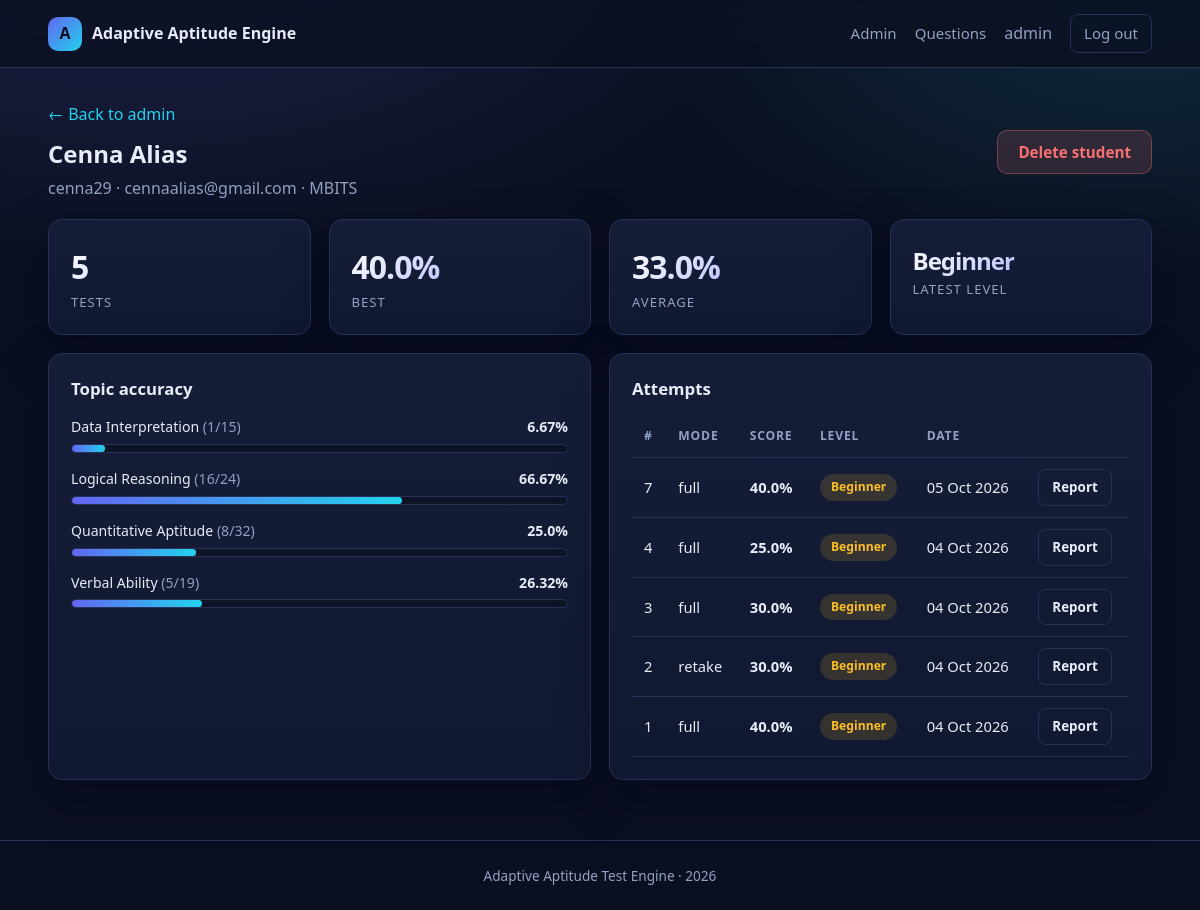
Page /admin/user/2 (signed in) on the committed database.
### models.py (models this page shows, shortened)
class User(db.Model):
    __tablename__ = "users"
    id = db.Column(db.Integer, primary_key=True)
    username = db.Column(db.String(64), unique=True, nullable=False)
    email = db.Column(db.String(120), unique=True, nullable=False)
    full_name = db.Column(db.String(120))
    college = db.Column(db.String(160))
    password_hash = db.Column(db.String(255), nullable=False)
    is_admin = db.Column(db.Boolean, default=False, nullable=False)
    created_at = db.Column(db.DateTime, default=datetime.utcnow)
    attempts = db.relationship("TestAttempt", backref="user", lazy=True,
                               cascade="all, delete-orphan")
    @property
    def completed_attempts(self):
        return [a for a in self.attempts if a.completed]
    @property
    def best_score(self):
        return max((a.percentage for a in self.completed_attempts), default=0.0)
    @property
    def avg_score(self):
        done = self.completed_attempts
        return round(sum(a.percentage for a in done) / len(done), 2) if done else 0.0

class Answer(db.Model):
    __tablename__ = "answers"
    id = db.Column(db.Integer, primary_key=True)
    attempt_id = db.Column(db.Integer, db.ForeignKey("test_attempts.id"), nullable=False, index=True)
    question_id = db.Column(db.Integer, db.ForeignKey("questions.id"), nullable=False)
    sequence = db.Column(db.Integer, default=0)
    topic = db.Column(db.String(60))
    difficulty = db.Column(db.String(10))
    selected_option = db.Column(db.String(1))
    is_correct = db.Column(db.Boolean, default=False)
    seconds = db.Column(db.Integer, default=0)
    question = db.relationship("Question")

class TestAttempt(db.Model):
    __tablename__ = "test_attempts"
    id = db.Column(db.Integer, primary_key=True)
    user_id = db.Column(db.Integer, db.ForeignKey("users.id"), nullable=False, index=True)
    mode = db.Column(db.String(20), default="full")        # full | retake
    focus_topics = db.Column(db.String(255))               # comma separated, retake mode
    total_questions = db.Column(db.Integer, default=0)
    correct_answers = db.Column(db.Integer, default=0)
    percentage = db.Column(db.Float, default=0.0)
    predicted_level = db.Column(db.String(20))
    level_confidence = db.Column(db.Float)
    time_taken = db.Column(db.Integer, default=0)          # seconds
    completed = db.Column(db.Boolean, default=False)
    started_at = db.Column(db.DateTime, default=datetime.utcnow)
    finished_at = db.Column(db.DateTime)
    answers = db.relationship("Answer", backref="attempt", lazy=True,
                              cascade="all, delete-orphan", order_by="Answer.sequence")
    def topic_breakdown(self):
        stats = {}
        for a in self.answers:
            s = stats.setdefault(a.topic, {"total": 0, "correct": 0})
            s["total"] += 1
            s["correct"] += 1 if a.is_correct else 0
        for s in stats.values():
            s["accuracy"] = round(s["correct"] * 100 / s["total"], 2) if s["total"] else 0.0
        return stats

### app.py (the view)
@app.route("/admin/user/<int:user_id>")
@admin_required
def admin_user(user_id):
    u = db.session.get(User, user_id)
    if not u:
        abort(404)
    attempts = sorted(u.completed_attempts, key=lambda a: a.finished_at or a.started_at, reverse=True)
    return render_template("admin_user.html", student=u, attempts=attempts,
                           topic_totals=aggregate_topics(attempts))

### app.py (called while the page is built)
def current_user():
    uid = session.get("user_id")
    return db.session.get(User, uid) if uid else None

def admin_required(view):
    @wraps(view)
    def wrapper(*a, **kw):
        u = current_user()
        if not u or not u.is_admin:
            flash("Superuser access required.", "danger")
            return redirect(url_for("admin_login"))
        return view(*a, **kw)
    return wrapper

def aggregate_topics(attempts):
    totals = {}
    for a in attempts:
        for t, s in a.topic_breakdown().items():
            d = totals.setdefault(t, {"total": 0, "correct": 0})
            d["total"] += s["total"]
            d["correct"] += s["correct"]
    for d in totals.values():
        d["accuracy"] = round(d["correct"] * 100 / d["total"], 2) if d["total"] else 0.0
    return totals

@app.context_processor
def inject_globals():
    return {"user": current_user(), "year": datetime.utcnow().year}

### templates/admin_user.html (shortened to what this page needs)
{% extends "base.html" %}
{% block body %}
<section class="page container">
  <div class="row-between mb">
    <div>
      <a href="{{ url_for('admin_dashboard') }}">&larr; Back to admin</a>
      <h1 style="margin:8px 0 0">{{ student.full_name or student.username }}</h1>
      <p class="muted" style="margin:4px 0 0">{{ student.username }} &middot; {{ student.email }} &middot; {{ student.college or 'No college' }}</p>
    </div>
    <form method="post" action="{{ url_for('admin_user_delete', user_id=student.id) }}" onsubmit="return confirm('Delete this student and all scores?')">
      <button class="btn btn-danger">Delete student</button>
    </form>
  </div>
  <div class="grid grid-4 mb">
    <div class="card stat"><div class="stat-value">{{ attempts|length }}</div><div class="stat-label">Tests</div></div>
    <div class="card stat"><div class="stat-value">{{ student.best_score }}%</div><div class="stat-label">Best</div></div>
    <div class="card stat"><div class="stat-value">{{ student.avg_score }}%</div><div class="stat-label">Average</div></div>
    <div class="card stat"><div class="stat-value" style="font-size:1.5rem">{{ attempts[0].predicted_level if attempts else '--' }}</div><div class="stat-label">Latest level</div></div>
  </div>
  <div class="grid grid-2">
    <div class="card">
      <h3 class="card-title">Topic accuracy</h3>
      {% for topic, s in topic_totals|dictsort %}
        <div class="bar-row">
          <div class="bar-head"><span>{{ topic }} <span class="muted">({{ s.correct }}/{{ s.total }})</span></span><b>{{ s.accuracy }}%</b></div>
          <div class="bar"><span style="width: {{ s.accuracy }}%"></span></div>
        </div>
      {% else %}<p class="muted">No attempts yet.</p>{% endfor %}
    </div>
    <div class="card">
      <h3 class="card-title">Attempts</h3>
      <div class="table-wrap">
        <table>
          <thead><tr><th>#</th><th>Mode</th><th>Score</th><th>Level</th><th>Date</th><th></th></tr></thead>
          <tbody>
          {% for a in attempts %}
            <tr>
              <td>{{ a.id }}</td><td>{{ a.mode }}</td><td><b>{{ a.percentage }}%</b></td>
              <td><span class="badge badge-{{ (a.predicted_level or 'muted')|lower }}">{{ a.predicted_level }}</span></td>
              <td>{{ a.finished_at.strftime('%d %b %Y') if a.finished_at else '-' }}</td>
              <td><a class="btn btn-ghost btn-sm" href="{{ url_for('report', attempt_id=a.id) }}">Report</a></td>
            </tr>
          {% else %}<tr><td colspan="6" class="empty">No attempts.</td></tr>{% endfor %}
          </tbody>
        </table>
      </div>
    </div>
  </div>
</section>
{% endblock %}

### templates/base.html (shortened to what this page needs)
<!doctype html>
<html lang="en">
<head>
  <link rel="stylesheet" href="{{ url_for('static', filename='css/style.css') }}">
</head>
<body>
<nav class="nav">
  <div class="container nav-inner">
    <a class="brand" href="{{ url_for('home') }}"><span class="brand-mark">A</span> Adaptive Aptitude Engine</a>
    <div class="nav-links">
      {% if user %}
        {% if user.is_admin %}
          <a href="{{ url_for('admin_dashboard') }}">Admin</a>
          <a href="{{ url_for('admin_questions') }}">Questions</a>
        {% else %}
          <a href="{{ url_for('dashboard') }}">Dashboard</a>
          <a href="{{ url_for('test_start') }}">Start Test</a>
        {% endif %}
        <span class="muted">{{ user.username }}</span>
        <a class="btn btn-ghost btn-sm" href="{{ url_for('logout') }}">Log out</a>
      {% else %}
        <a href="{{ url_for('login') }}">Login</a>
        <a href="{{ url_for('admin_login') }}">Admin</a>
        <a class="btn btn-primary btn-sm" href="{{ url_for('register') }}">Register</a>
      {% endif %}
    </div>
  </div>
</nav>
{% block body %}{% endblock %}
<div class="footer">Adaptive Aptitude Test Engine &middot; {{ year }}</div>
</body>
</html>

### static/css/style.css (style rules this page uses)
:root { --bg: #0b1020; --bg-soft: #111831; --surface: #151d38; --surface-2: #1b2444; --border: #27315a; --text: #e8ecf8; --muted: #94a0c4; --primary: #6366f1; --primary-soft: #818cf8; --accent: #22d3ee; --success: #34d399; --warning: #fbbf24; --danger: #f87171; --radius: 14px; --shadow: 0 18px 44px rgba(3, 7, 25, 0.55); }
* { box-sizing: border-box; }
body { margin: 0; font-family: "Segoe UI", Roboto, "Helvetica Neue", Arial, sans-serif; background: radial-gradient(1100px 600px at 12% -10%, rgba(99,102,241,.22), transparent 60%), radial-gradient(900px 500px at 95% 0%, rgba(34,211,238,.14), transparent 55%), var(--bg); color: var(--text); min-height: 100vh; line-height: 1.55; }
a { color: var(--accent); text-decoration: none; }
.container { width: min(1180px, 92vw); margin: 0 auto; }
.nav { position: sticky; top: 0; z-index: 40; backdrop-filter: blur(12px); background: rgba(11,16,32,.82); border-bottom: 1px solid var(--border); }
.nav-inner { display: flex; align-items: center; gap: 22px; padding: 14px 0; }
.brand { display: flex; align-items: center; gap: 10px; font-weight: 700; color: var(--text); }
.brand-mark { width: 34px; height: 34px; border-radius: 10px; display: grid; place-items: center; background: linear-gradient(135deg, var(--primary), var(--accent)); font-weight: 800; color: #06101f; }
.nav-links { display: flex; gap: 18px; margin-left: auto; align-items: center; flex-wrap: wrap; }
.nav-links a { color: var(--muted); font-size: .94rem; font-weight: 500; }
.btn { display: inline-block; border: 1px solid transparent; cursor: pointer; padding: 11px 20px; border-radius: 10px; font-size: .95rem; font-weight: 600; background: var(--surface-2); color: var(--text); transition: transform .12s ease, box-shadow .12s ease; font-family: inherit; }
.btn-ghost { background: transparent; border-color: var(--border); color: var(--text); }
.btn-danger { background: rgba(248,113,113,.15); color: var(--danger); border-color: rgba(248,113,113,.35); }
.btn-sm { padding: 7px 13px; font-size: .84rem; border-radius: 8px; }
.card { background: linear-gradient(180deg, var(--surface), var(--bg-soft)); border: 1px solid var(--border); border-radius: var(--radius); padding: 22px; box-shadow: var(--shadow); }
.card-title { margin: 0 0 14px; font-size: 1.05rem; }
.grid { display: grid; gap: 18px; }
.grid-2 { grid-template-columns: repeat(auto-fit, minmax(320px, 1fr)); }
.grid-4 { grid-template-columns: repeat(auto-fit, minmax(190px, 1fr)); }
section.page { padding: 34px 0 60px; }
.stat-value { font-size: 2rem; font-weight: 800; letter-spacing: -1px; background: linear-gradient(135deg, #fff, var(--primary-soft)); -webkit-background-clip: text; background-clip: text; color: transparent; }
.stat-label { color: var(--muted); font-size: .82rem; text-transform: uppercase; letter-spacing: 1px; }
table { width: 100%; border-collapse: collapse; font-size: .92rem; }
th, td { padding: 11px 12px; text-align: left; border-bottom: 1px solid var(--border); vertical-align: middle; }
th { color: var(--muted); font-size: .76rem; text-transform: uppercase; letter-spacing: .8px; }
.table-wrap { overflow-x: auto; }
.badge { padding: 4px 11px; border-radius: 999px; font-size: .76rem; font-weight: 700; display: inline-block; }
.badge-easy, .badge-beginner { background: rgba(251,191,36,.15); color: var(--warning); }
.bar { height: 9px; background: #0e1426; border-radius: 999px; overflow: hidden; border: 1px solid var(--border); }
.bar > span { display: block; height: 100%; border-radius: 999px; background: linear-gradient(90deg, var(--primary), var(--accent)); }
.bar-row { margin-bottom: 15px; }
.bar-head { display: flex; justify-content: space-between; font-size: .88rem; margin-bottom: 6px; }
.footer { border-top: 1px solid var(--border); padding: 24px 0; color: var(--muted); font-size: .85rem; text-align: center; }
.muted { color: var(--muted); }
.row-between { display: flex; justify-content: space-between; align-items: center; gap: 14px; flex-wrap: wrap; }
.mb { margin-bottom: 18px; }

### rows in the picture
User: username "admin"
User: full_name "Cenna Alias", username "cenna29", email "cennaalias@gmail.com", college "MBITS"
Answer: topic "Data Interpretation", correct "1", total "15", accuracy "6.67"
Answer: topic "Logical Reasoning", correct "16", total "24", accuracy "66.67"
Answer: topic "Quantitative Aptitude", correct "8", total "32", accuracy "25.0"
Answer: topic "Verbal Ability", correct "5", total "19", accuracy "26.32"
TestAttempt: id "7", mode "full", percentage "40.0", predicted_level "Beginner", finished_at "05 Oct 2026"
TestAttempt: id "4", mode "full", percentage "25.0", predicted_level "Beginner", finished_at "04 Oct 2026"
TestAttempt: id "3", mode "full", percentage "30.0", predicted_level "Beginner", finished_at "04 Oct 2026"
TestAttempt: id "2", mode "retake", percentage "30.0", predicted_level "Beginner", finished_at "04 Oct 2026"
TestAttempt: id "1", mode "full", percentage "40.0", predicted_level "Beginner", finished_at "04 Oct 2026"
